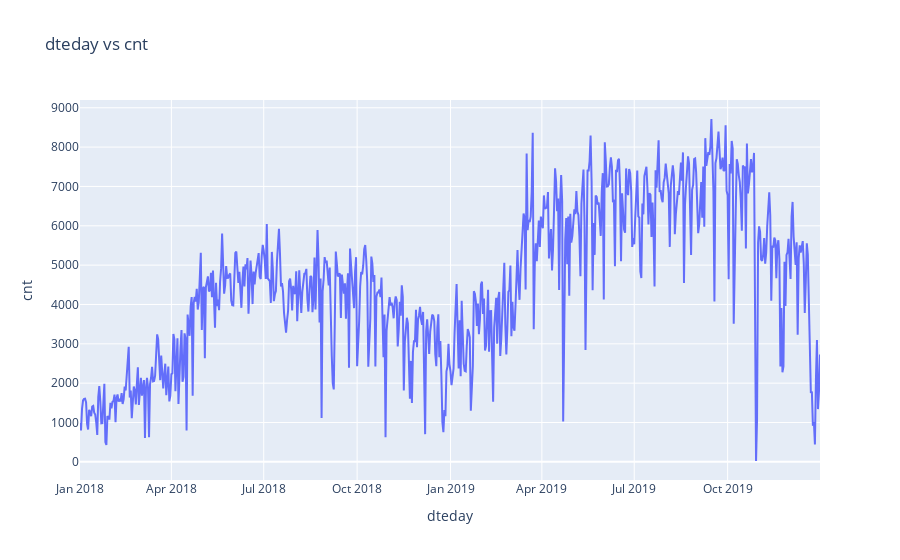

This figure's notebook cell:
### Markdown cell above
The mean count of bikes rented is 4508 with a standard deviation of 1936. The minimum count is 22 and the maximum count is 8714. 75% of the days have a count of 5966 or less.

### Code cell
#plotting dteday vs cnt using plotly
fig = px.line(bike_sharing,x='dteday',y='cnt',title='dteday vs cnt')
fig.show()

### Figure 1 — Plotly figure (JSON) as saved in the notebook; plotly's stock layout.template omitted (floating-point values rounded to 4 significant figures; data arrays with more than 128 entries replaced by an {"elided": "..."} marker saying what was removed)
{"data": [{"hovertemplate": "dteday=%{x}<br>cnt=%{y}<extra></extra>", "legendgroup": "", "line": {"color": "#636efa", "dash": "solid"}, "marker": {"symbol": "circle"}, "mode": "lines", "name": "", "orientation": "v", "showlegend": false, "type": "scatter", "x": {"elided": "730 str values"}, "xaxis": "x", "y": {"elided": "730 int values"}, "yaxis": "y"}], "layout": {"legend": {"tracegroupgap": 0}, "title": {"text": "dteday vs cnt"}, "xaxis": {"anchor": "y", "domain": [0, 1], "title": {"text": "dteday"}}, "yaxis": {"anchor": "x", "domain": [0, 1], "title": {"text": "cnt"}}}}
